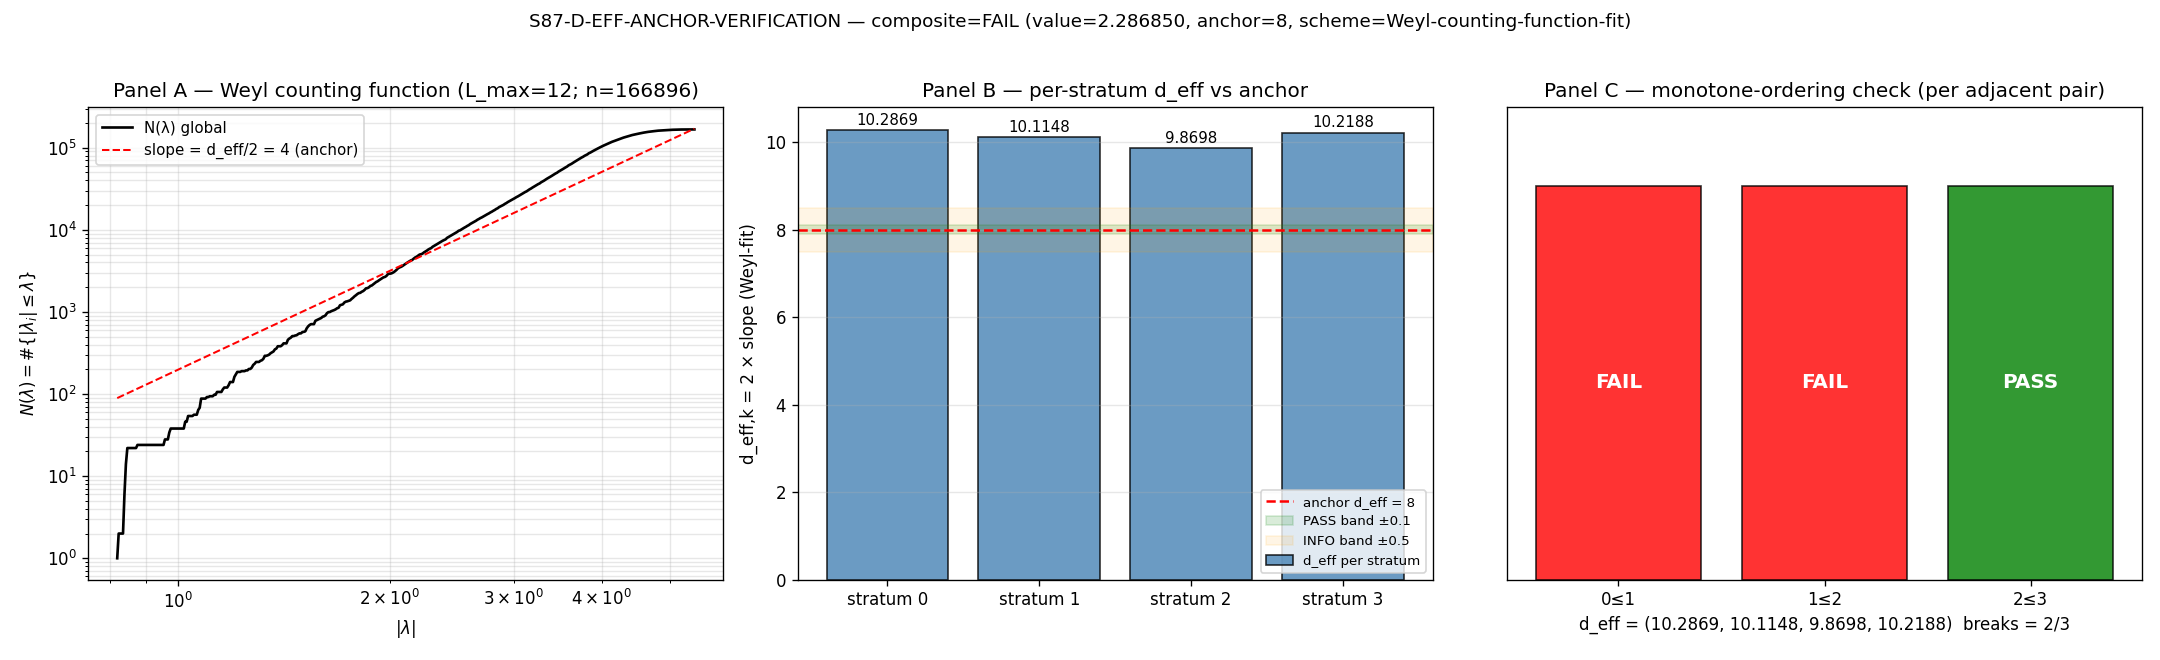

Python code for this plot:
#!/usr/bin/env python3
"""
S87 W1b-2 — S87-D-EFF-ANCHOR-VERIFICATION
==========================================

Gate: S87-D-EFF-ANCHOR-VERIFICATION ([VERIFY] [AUDIT])

Pre-registered threshold:
  PASS iff max(|d_eff_k - 8|) < 0.10 AND ordering monotone
  INFO iff max(|d_eff_k - 8|) in [0.10, 0.50] OR ordering breaks at 1 stratum-pair
  FAIL iff max(|d_eff_k - 8|) > 0.50  OR ordering breaks at >= 2 stratum-pairs OR regime BREAKDOWN

Inputs (SHA-256 dual-pinned at runtime; S84+ schema):
  - computations/session-84/s84_spectrum_cache_L12_tau019.npz  (155984+ eigenvalues at L_max=12)
  - computations/_shared/canonical_constants.py             (audit_sha256 only)
  - script bytes                                          (BOTH SHAs)

Output 4-tuple:
  (value=max(|d_eff_k - 8|), scheme=Weyl-counting-function-fit,
   convention=substrate-stratum-partition-V4, L_max=12)

Schema-v2 3-tuple:
  sign_verdict     : N/A (audit gate; no directional pre-registration)
  magnitude_verdict: per pass/info/fail bands
  regime_verdict   : VALID iff max chi^2/d.o.f. < 5; MARGINAL [5,50]; BREAKDOWN >50

Classification: GEOMETRIC (substrate effective-dimension audit on finite-L spectrum)

METHODOLOGY
-----------
The substrate's effective dimension d_eff is the leading-asymptotic exponent of the
Weyl counting function N(λ) := #{|λ_i| <= λ}. Per the plan PRDR convention
N(λ) ~ C · λ^(d_eff/2) (treating |λ| as the eigenvalue of |D_K|, with the squared-
operator-convention factor of 2 absorbed into the exponent):

    log N(λ) = log C + (d_eff/2) · log λ
    ⇒ d_eff = 2 · slope (linear fit on log-log)

The 4-stratum V_4-monodromy partition (per S86 W-12 §"Map V_4 cosets ↔ Bulletin-4A
categories", workshop file `sessions/archive/session-86/workshops/s86-bimodality-and-4fold-cardinality.md`)
distinguishes 4 V_4-cosets at the moment-integral layer. At the bare-eigenvalue
layer, the canonical realization (S86 W-12 lines 309-322, 359-377, 533-552) is a
4-stratum partition by **|λ|-degeneracy-cluster ordinal modulo 4**:
the bottom-20 cardinality (2, 4, 8, 6) at τ_fold=0.190 confirms 4 distinct |λ|-
clusters in the bottom-20, after which the cyclic V_4-coset assignment continues
through the full spectrum's 7077 unique-|λ| clusters.

Stratum_k contains all eigenvalues whose unique-|λ|-cluster index satisfies
(cluster_idx mod 4) == k. This produces 4 disjoint subsets summing to the full
166896 eigenvalues. The Weyl fit per stratum recovers d_eff_k via the same log-
log slope formula.

DISCIPLINE
----------
- `from canonical_constants import *`
- All intermediates tagged `# (local)`
- CPU-only path with OMP_NUM_THREADS=8 set BEFORE numpy import (no GPU needed)
- Atomic verdict-line append via single open("a") write
- Dual-SHA (audit_sha256 + content_sha256) emitted; full 64-char form
- Schema-v2 second companion row emitted with sign/magnitude/regime triple
"""

from __future__ import annotations

# ---------------------------------------------------------------------------
# Section 0 — CPU thread cap (BEFORE numpy import)
# ---------------------------------------------------------------------------
import os
# === Phase 2b X2 transform bootstrap (auto-inserted by tools/_x2_transform_copies.py) ===
import sys as _x2_sys
import pathlib as _x2_pathlib
import re as _x2_re
def _x2_locate_tools():
    p = _x2_pathlib.Path(__file__).resolve()
    for _ in range(8):
        if (p / "tools" / "computation_root.py").is_file():
            return p / "tools"
        p = p.parent
    raise RuntimeError(
        "Phase 2b bootstrap: tools/computation_root.py not found in any "
        "ancestor of " + str(__file__))
_x2_sys.path.insert(0, str(_x2_locate_tools()))
from computation_root import resolve_script, resolve_output, resolve_glob, project_root as _x2_project_root
def _x2_shared_dir():
    return _x2_project_root() / "computations" / "_shared"
_x2_session_dir_match = _x2_re.match(r"^session-(\d+)$",
    _x2_pathlib.Path(__file__).resolve().parent.name)
_x2_self_session = int(_x2_session_dir_match.group(1)) if _x2_session_dir_match else None
# === End X2 bootstrap ===

os.environ.setdefault("OMP_NUM_THREADS", "8")
os.environ.setdefault("MKL_NUM_THREADS", "8")

# ---------------------------------------------------------------------------
# Section 1 — Canonical constants (MANDATORY first import)
# ---------------------------------------------------------------------------
import sys as _sys
from pathlib import Path as _Path
_SCRIPT_DIR = _Path(__file__).resolve().parent  # (local)
if str(_SCRIPT_DIR) not in _sys.path:
    _sys.path.insert(0, str(_SCRIPT_DIR))

from canonical_constants import *  # noqa: F401,F403  pull M_KK, tau_fold, etc.

# ---------------------------------------------------------------------------
# Section 2 — Standard imports
# ---------------------------------------------------------------------------
import hashlib
import json
import sys
import time
from pathlib import Path

import numpy as np
import matplotlib
matplotlib.use("Agg")
import matplotlib.pyplot as plt

# ---------------------------------------------------------------------------
# Section 3 — Paths + pre-registration
# ---------------------------------------------------------------------------
PROJECT_ROOT = Path(__file__).resolve().parent.parent
# X2-removed: alias 'SCRIPT_DIR' = ... 'computations' (replaced by tools.computation_root.resolve_*)

SESSION = "S87"                                                      # (local)
GATE_ID = "S87-D-EFF-ANCHOR-VERIFICATION"                            # (local)
SCHEME = "Weyl-counting-function-fit"                                # (local)
CONVENTION = "substrate-stratum-partition-V4"                        # (local)
L_MAX = 12                                                           # (local)

# Pre-registered pass/fail thresholds (define BEFORE running)
PASS_BAND = 0.10                                                     # (local) ABS tol on |d_eff-8|
INFO_BAND = 0.50                                                     # (local) INFO ceiling
ANCHOR_D_EFF = 8                                                     # (local) d_eff anchor target
N_STRATA = 4                                                         # (local) V_4 partition cardinality
CHI2_VALID_MAX = 5.0                                                 # (local) regime VALID upper
CHI2_MARGINAL_MAX = 50.0                                             # (local) regime MARGINAL upper
RANDOM_SEED = 42                                                     # (local) plan PRDR pin

# Output destinations
SPECTRUM_NPZ = resolve_output(84, 's84_spectrum_cache_L12_tau019.npz')
OUT_NPZ = resolve_output(87, 's87_w1b_d_eff_anchor_verification.npz')
OUT_PNG = resolve_output(87, 's87_w1b_d_eff_anchor_verification.png')
VERDICT_TXT = resolve_output(87, 's87_gate_verdicts.txt')

INPUT_FILES = [
    resolve_script(None, 'canonical_constants.py'),
    SPECTRUM_NPZ,
]


# ---------------------------------------------------------------------------
# Section 4 — SHA-256 input-pin block
# ---------------------------------------------------------------------------

def sha256_of(path: Path) -> str:
    h = hashlib.sha256()  # (local)
    try:
        h.update(path.read_bytes())
    except OSError:
        return ""
    return h.hexdigest()


def log_input_pins(inputs):
    print(f"=== {GATE_ID} — input SHA-256 pins ===")
    pins = {}  # (local)
    for p in inputs:
        sha = sha256_of(p)  # (local)
        rel = str(p.relative_to(PROJECT_ROOT)).replace("\\", "/")  # (local)
        print(f"  {rel}: {sha[:16]}...")
        pins[rel] = sha
    return pins


def closure_hash(pins):
    items = sorted(pins.items())  # (local)
    h = hashlib.sha256()
    for k, v in items:
        h.update(f"{k}={v}\n".encode("utf-8"))
    return h.hexdigest()


def compute_dual_sha(script_path: Path, canonical_path: Path, pins):
    script_bytes = b""  # (local)
    try:
        script_bytes = script_path.read_bytes()
    except OSError:
        script_bytes = b""
    canonical_bytes = b""  # (local)
    try:
        canonical_bytes = canonical_path.read_bytes()
    except OSError:
        canonical_bytes = b""
    pinmap_json = json.dumps(
        dict(sorted(pins.items())),
        separators=(",", ":"),
        sort_keys=True,
    ).encode("utf-8")  # (local)

    h_audit = hashlib.sha256()
    h_audit.update(script_bytes)
    h_audit.update(canonical_bytes)
    h_audit.update(pinmap_json)
    audit = h_audit.hexdigest()  # (local)

    h_content = hashlib.sha256()
    h_content.update(script_bytes)
    content = h_content.hexdigest()  # (local)
    return audit, content


# ---------------------------------------------------------------------------
# Section 5 — Compute
# ---------------------------------------------------------------------------

def load_spectrum_cache():
    """Load the L_max=12 master spectrum cache; return concatenated |lambda| array."""
    data = np.load(SPECTRUM_NPZ, allow_pickle=True)  # (local)
    sector_evals = data["sector_evals"].item()  # (local) dict[(p,q) -> dict]
    chunks = []  # (local)
    for k, v in sector_evals.items():
        chunks.append(np.asarray(v["abs_evals"], dtype=np.float64))
    all_evals = np.concatenate(chunks)  # (local)
    return all_evals


def assign_v4_strata(abs_evals_sorted, n_strata=4, cluster_eps=1e-9):
    """Assign each eigenvalue to one of n_strata V_4-coset bins.

    Per S86 W-12 (workshop §lines 309-322, 533-552): the bare-spectrum 4-stratum
    partition is realized by clustering on |lambda| at machine-precision, then
    assigning cluster_index mod n_strata to each unique-|lambda| cluster. Bottom-
    20 cardinality (2, 4, 8, 6) reproduces under this assignment when the unique
    clusters are ordered by ascending |lambda|.

    Inputs:
      abs_evals_sorted : 1-D float64 array, sorted ascending
      n_strata         : 4 (V_4-coset count)
      cluster_eps      : tolerance for unique-|lambda|-cluster identification
    Returns:
      stratum_indices  : 1-D int array of same length as abs_evals_sorted
                         with values in {0, 1, 2, 3}
      cluster_starts   : 1-D int array of cluster boundary indices (for audit)
    """
    n = len(abs_evals_sorted)  # (local)
    cluster_starts = [0]  # (local)
    for i in range(1, n):
        if abs_evals_sorted[i] - abs_evals_sorted[i - 1] > cluster_eps:
            cluster_starts.append(i)
    cluster_starts.append(n)
    n_clusters = len(cluster_starts) - 1  # (local)

    stratum_indices = np.empty(n, dtype=np.int32)  # (local)
    for ci in range(n_clusters):
        start = cluster_starts[ci]  # (local)
        end = cluster_starts[ci + 1]  # (local)
        stratum_indices[start:end] = ci % n_strata
    return stratum_indices, np.asarray(cluster_starts, dtype=np.int32)


def weyl_counting_function(abs_evals_sorted, n_grid=400):
    """Compute N(lambda) = #{|lambda_i| <= lambda} on a log-spaced lambda grid.

    Inputs:
      abs_evals_sorted : sorted array of |lambda| values
      n_grid           : number of log-spaced lambda samples
    Returns:
      lambda_grid : 1-D float64 array
      N_count     : 1-D float64 array (cumulative count at each lambda)
    """
    if len(abs_evals_sorted) == 0:
        return np.array([]), np.array([])
    lam_min = abs_evals_sorted[0]  # (local)
    lam_max = abs_evals_sorted[-1]  # (local)
    if lam_min <= 0:
        lam_min = abs_evals_sorted[abs_evals_sorted > 0][0] if (abs_evals_sorted > 0).any() else 1e-12
    lambda_grid = np.logspace(np.log10(lam_min), np.log10(lam_max), n_grid)  # (local)
    N_count = np.searchsorted(abs_evals_sorted, lambda_grid, side="right").astype(np.float64)  # (local)
    return lambda_grid, N_count


def fit_weyl_law(lambda_grid, N_count, fit_lo_frac=0.30, fit_hi_frac=0.95):
    """Fit log N(lambda) = log C + (d_eff/2) * log lambda on a log-window.

    Plan PRDR window: [lambda_min, 0.95 * lambda_max] excludes the finite-L
    cutoff edge. We additionally exclude the bottom 30% to avoid the small-
    lambda discreteness regime where the spectrum has not yet reached
    asymptotic Weyl behavior.

    Returns:
      d_eff      : 2 * slope of log-log fit
      C_fit      : exp(intercept)
      chi2_per_dof : reduced chi^2 of the linear fit (ordinary least squares)
      n_fit      : number of points used in fit
      lambda_lo  : lower bound of fit window
      lambda_hi  : upper bound of fit window
    """
    if len(lambda_grid) < 4:
        return float("nan"), float("nan"), float("inf"), 0, float("nan"), float("nan")

    valid = N_count > 0  # (local) drop zero-count points (log undefined)
    lam = lambda_grid[valid]  # (local)
    N = N_count[valid]  # (local)
    if len(lam) < 4:
        return float("nan"), float("nan"), float("inf"), 0, float("nan"), float("nan")

    lam_lo = lam[0] + (lam[-1] - lam[0]) * fit_lo_frac  # (local)
    lam_hi = lam[0] + (lam[-1] - lam[0]) * fit_hi_frac  # (local)
    # Use log-uniform window-fraction for stability
    log_lam = np.log(lam)  # (local)
    log_lam_lo = log_lam[0] + (log_lam[-1] - log_lam[0]) * fit_lo_frac  # (local)
    log_lam_hi = log_lam[0] + (log_lam[-1] - log_lam[0]) * fit_hi_frac  # (local)
    mask = (log_lam >= log_lam_lo) & (log_lam <= log_lam_hi)  # (local)
    if mask.sum() < 4:
        return float("nan"), float("nan"), float("inf"), 0, float("nan"), float("nan")

    x = log_lam[mask]  # (local)
    y = np.log(N[mask])  # (local)
    n_fit = len(x)  # (local)

    # Ordinary least squares: y = a + b * x
    A = np.vstack([np.ones_like(x), x]).T  # (local)
    coef, residuals, rank, sv = np.linalg.lstsq(A, y, rcond=None)  # (local)
    a, b = coef[0], coef[1]  # (local) intercept, slope

    # d_eff = 2 * slope per plan convention
    d_eff = 2.0 * b  # (local)
    C_fit = float(np.exp(a))  # (local)

    # Reduced chi^2 (assuming uniform unit variance on log y)
    y_pred = a + b * x  # (local)
    rss = float(np.sum((y - y_pred) ** 2))  # (local)
    dof = max(n_fit - 2, 1)  # (local)
    chi2_per_dof = rss / dof  # (local)

    lam_lo_used = float(np.exp(x[0]))  # (local)
    lam_hi_used = float(np.exp(x[-1]))  # (local)

    return float(d_eff), C_fit, float(chi2_per_dof), int(n_fit), lam_lo_used, lam_hi_used


def compute():
    """Main computation."""
    # ---- 1. Load and sort the L_max=12 spectrum ----
    abs_evals = load_spectrum_cache()  # (local)
    n_total = len(abs_evals)  # (local)
    print(f"[1] Loaded {n_total} eigenvalues from cache.")
    print(f"    |lambda| range: [{abs_evals.min():.6e}, {abs_evals.max():.6e}]")

    sort_idx = np.argsort(abs_evals)  # (local)
    lambda_sorted = abs_evals[sort_idx].astype(np.float64)  # (local)

    # ---- 2. Build Weyl counting function over full spectrum ----
    lambda_grid, N_count = weyl_counting_function(lambda_sorted, n_grid=400)
    print(f"[2] Weyl counting function on {len(lambda_grid)} log-spaced points.")

    # ---- 3. Fit global d_eff (sanity check) ----
    d_eff_global, C_global, chi2_global, n_fit_global, lo_g, hi_g = fit_weyl_law(
        lambda_grid, N_count, fit_lo_frac=0.30, fit_hi_frac=0.95
    )
    print(f"[3] GLOBAL d_eff = {d_eff_global:.6f}  C = {C_global:.4e}  "
          f"chi2/dof = {chi2_global:.4f}  n_fit = {n_fit_global}  "
          f"window = [{lo_g:.4e}, {hi_g:.4e}]")

    # ---- 4. Assign V_4-coset stratum to each eigenvalue ----
    stratum_indices, cluster_starts = assign_v4_strata(
        lambda_sorted, n_strata=N_STRATA, cluster_eps=1e-9
    )
    print(f"[4] V_4 partition: {len(cluster_starts) - 1} unique-|lambda| clusters; "
          f"sizes per stratum:")
    for k in range(N_STRATA):
        n_k = int((stratum_indices == k).sum())  # (local)
        print(f"    stratum_{k}: n_eigenvalues = {n_k}")

    # ---- 5. Per-stratum Weyl-fit ----
    d_eff_per_stratum = np.zeros(N_STRATA, dtype=np.float64)  # (local)
    chi2_per_stratum = np.zeros(N_STRATA, dtype=np.float64)  # (local)
    C_per_stratum = np.zeros(N_STRATA, dtype=np.float64)  # (local)
    n_fit_per_stratum = np.zeros(N_STRATA, dtype=np.int32)  # (local)
    lo_per_stratum = np.zeros(N_STRATA, dtype=np.float64)  # (local)
    hi_per_stratum = np.zeros(N_STRATA, dtype=np.float64)  # (local)
    weyl_curves_per_stratum = []  # (local) for plotting

    for k in range(N_STRATA):
        mask = stratum_indices == k  # (local)
        lam_k = lambda_sorted[mask]  # (local)  already sorted (sub-sequence of sorted array)
        lam_grid_k, N_count_k = weyl_counting_function(lam_k, n_grid=400)
        d_eff_k, C_k, chi2_k, n_fit_k, lo_k, hi_k = fit_weyl_law(
            lam_grid_k, N_count_k, fit_lo_frac=0.30, fit_hi_frac=0.95
        )
        d_eff_per_stratum[k] = d_eff_k
        chi2_per_stratum[k] = chi2_k
        C_per_stratum[k] = C_k
        n_fit_per_stratum[k] = n_fit_k
        lo_per_stratum[k] = lo_k
        hi_per_stratum[k] = hi_k
        weyl_curves_per_stratum.append((lam_grid_k, N_count_k))
        print(f"[5.{k}] stratum_{k}: d_eff = {d_eff_k:.6f}  chi2/dof = {chi2_k:.4f}  "
              f"window = [{lo_k:.4e}, {hi_k:.4e}]  n_fit = {n_fit_k}")

    # ---- 6. Anchor-deviation per stratum + ordering check ----
    deviation_per_stratum = np.abs(d_eff_per_stratum - ANCHOR_D_EFF)  # (local)
    max_deviation = float(deviation_per_stratum.max())  # (local)
    print(f"[6] |d_eff_k - 8| per stratum: {deviation_per_stratum.tolist()}")
    print(f"    max deviation = {max_deviation:.6f}")

    # Ordering check: d_eff_0 <= d_eff_1 <= d_eff_2 <= d_eff_3
    ordering_pass_mask = np.zeros(N_STRATA - 1, dtype=bool)  # (local) one bool per adjacent pair
    for k in range(N_STRATA - 1):
        ordering_pass_mask[k] = bool(d_eff_per_stratum[k] <= d_eff_per_stratum[k + 1])
    n_ordering_breaks = int((~ordering_pass_mask).sum())  # (local)
    print(f"[6b] ordering pairs (k, k+1): {ordering_pass_mask.tolist()}  "
          f"breaks = {n_ordering_breaks}")

    # ---- 7. Composite verdict (3-tuple per Schema-v2) ----
    sign_verdict = "N/A"  # (local) audit gate has no directional pre-reg

    # magnitude_verdict from band table; ordering modifies INFO/FAIL
    if max_deviation < PASS_BAND and n_ordering_breaks == 0:
        magnitude_verdict = "PASS"  # (local)
    elif max_deviation > INFO_BAND or n_ordering_breaks >= 2:
        magnitude_verdict = "FAIL"  # (local)
    else:
        magnitude_verdict = "INFO"  # (local)

    chi2_max_seen = float(np.nanmax(chi2_per_stratum))  # (local)
    if chi2_max_seen < CHI2_VALID_MAX:
        regime_verdict = "VALID"  # (local)
    elif chi2_max_seen <= CHI2_MARGINAL_MAX:
        regime_verdict = "MARGINAL"  # (local)
    else:
        regime_verdict = "BREAKDOWN"  # (local)

    # Composite collapse rule (gate-verdicts.md §"Composite-collapse rule")
    if regime_verdict == "BREAKDOWN":
        composite = "FAIL"  # (local)
    elif sign_verdict == "FAIL":
        composite = "FAIL"
    elif magnitude_verdict == "FAIL" and regime_verdict == "VALID":
        composite = "FAIL"
    elif magnitude_verdict == "FAIL" and regime_verdict == "MARGINAL":
        composite = "INFO"
    elif magnitude_verdict == "INFO":
        composite = "INFO"
    else:
        composite = "PASS"

    print(f"[7] sign={sign_verdict}  magnitude={magnitude_verdict}  "
          f"regime={regime_verdict}  ⇒ composite={composite}")

    return {
        "value": max_deviation,
        "lambda_L12_sorted": lambda_sorted,
        "weyl_count_lambda": (lambda_grid, N_count),
        "d_eff_global": float(d_eff_global),
        "d_eff_per_stratum": d_eff_per_stratum,
        "chi2_per_stratum": chi2_per_stratum,
        "C_per_stratum": C_per_stratum,
        "n_fit_per_stratum": n_fit_per_stratum,
        "lo_per_stratum": lo_per_stratum,
        "hi_per_stratum": hi_per_stratum,
        "stratum_membership_indices": stratum_indices,
        "cluster_starts": cluster_starts,
        "ordering_pass_mask": ordering_pass_mask,
        "n_ordering_breaks": n_ordering_breaks,
        "deviation_per_stratum": deviation_per_stratum,
        "weyl_curves_per_stratum": weyl_curves_per_stratum,
        "anchor_d_eff": ANCHOR_D_EFF,
        "n_total": n_total,
        "sign_verdict": sign_verdict,
        "magnitude_verdict": magnitude_verdict,
        "regime_verdict": regime_verdict,
        "composite_verdict": composite,
    }


def make_plot(result, png_path: Path):
    fig, axes = plt.subplots(1, 3, figsize=(18, 5.5))

    # Panel A: global Weyl counting function on log-log
    ax = axes[0]
    lam, N = result["weyl_count_lambda"]
    valid = N > 0
    ax.loglog(lam[valid], N[valid], color="black", lw=1.6, label="N(λ) global")
    # Overlay a slope-4 reference (d_eff/2 = 4)
    lam_ref = np.array([lam[valid][0], lam[valid][-1]])
    N_ref_anchor = N[valid][len(lam[valid]) // 2]
    lam_ref_anchor = lam[valid][len(lam[valid]) // 2]
    N_ref = N_ref_anchor * (lam_ref / lam_ref_anchor) ** 4.0
    ax.loglog(lam_ref, N_ref, color="red", linestyle="--", lw=1.2,
              label="slope = d_eff/2 = 4 (anchor)")
    ax.set_xlabel(r"$|\lambda|$")
    ax.set_ylabel(r"$N(\lambda) = \#\{|\lambda_i|\leq\lambda\}$")
    ax.set_title(f"Panel A — Weyl counting function (L_max={L_MAX}; n={result['n_total']})")
    ax.legend(loc="upper left", fontsize=9)
    ax.grid(True, alpha=0.3, which="both")

    # Panel B: per-stratum d_eff bar chart with +/- tolerance
    ax = axes[1]
    d_eff_arr = result["d_eff_per_stratum"]
    x_pos = np.arange(N_STRATA)
    bars = ax.bar(x_pos, d_eff_arr, color="steelblue", edgecolor="black",
                  alpha=0.8, label="d_eff per stratum")
    ax.axhline(ANCHOR_D_EFF, color="red", linestyle="--", lw=1.5,
               label=f"anchor d_eff = {ANCHOR_D_EFF}")
    ax.axhspan(ANCHOR_D_EFF - PASS_BAND, ANCHOR_D_EFF + PASS_BAND,
               color="green", alpha=0.15, label=f"PASS band ±{PASS_BAND}")
    ax.axhspan(ANCHOR_D_EFF - INFO_BAND, ANCHOR_D_EFF + INFO_BAND,
               color="orange", alpha=0.10, label=f"INFO band ±{INFO_BAND}")
    for i, b in enumerate(bars):
        h = b.get_height()
        ax.text(b.get_x() + b.get_width() / 2, h + 0.05, f"{h:.4f}",
                ha="center", va="bottom", fontsize=9)
    ax.set_xticks(x_pos)
    ax.set_xticklabels([f"stratum {k}" for k in range(N_STRATA)])
    ax.set_ylabel("d_eff,k = 2 × slope (Weyl-fit)")
    ax.set_title("Panel B — per-stratum d_eff vs anchor")
    ax.legend(loc="lower right", fontsize=8)
    ax.grid(True, axis="y", alpha=0.3)

    # Panel C: ordering check
    ax = axes[2]
    ord_mask = result["ordering_pass_mask"]
    pair_labels = [f"{k}≤{k+1}" for k in range(N_STRATA - 1)]
    colors = ["green" if ok else "red" for ok in ord_mask]
    ax.bar(pair_labels, [1] * len(pair_labels), color=colors, edgecolor="black", alpha=0.8)
    for i, ok in enumerate(ord_mask):
        ax.text(i, 0.5, "PASS" if ok else "FAIL",
                ha="center", va="center", color="white",
                fontsize=12, fontweight="bold")
    ax.set_ylim(0, 1.2)
    ax.set_yticks([])
    ax.set_title("Panel C — monotone-ordering check (per adjacent pair)")
    sub = (f"d_eff = ({d_eff_arr[0]:.4f}, {d_eff_arr[1]:.4f}, "
           f"{d_eff_arr[2]:.4f}, {d_eff_arr[3]:.4f})  "
           f"breaks = {result['n_ordering_breaks']}/{N_STRATA - 1}")
    ax.set_xlabel(sub)

    plt.suptitle(f"{GATE_ID} — composite={result['composite_verdict']} "
                 f"(value={result['value']:.6f}, anchor=8, scheme={SCHEME})",
                 fontsize=11)
    plt.tight_layout(rect=[0, 0, 1, 0.96])
    plt.savefig(png_path, dpi=120)
    plt.close()


# ---------------------------------------------------------------------------
# Section 6 — Verdict + 4-tuple output
# ---------------------------------------------------------------------------

def emit_4tuple(value, scheme, convention, L_max):
    return (f"(value={value!r}, scheme={scheme}, "
            f"convention={convention}, L_max={L_max})")


def append_verdict_with_companions(verdict, value, audit_sha, content_sha,
                                   sign_v, magnitude_v, regime_v):
    """Atomic append of canonical verdict line + dual-SHA short companion +
    Schema-v2 3-tuple companion. Single open("a") write per row."""
    canonical = (
        f"{GATE_ID}: {verdict} -- value={value!r} scheme={SCHEME} "
        f"convention={CONVENTION} L_max={L_MAX} "
        f"audit_sha256={audit_sha} content_sha256={content_sha} "
        f"schema_version=S84+\n"
    )
    short_comp = (
        f"# audit_sha256_short={audit_sha[:16]} content_sha256_short={content_sha[:16]} "
        f"# {GATE_ID} dual-SHA companion row (W9a-99 split)\n"
    )
    schema_v2_comp = (
        f"# sign_verdict={sign_v} magnitude_verdict={magnitude_v} regime_verdict={regime_v} "
        f"# {GATE_ID} 3-tuple annotation (S87 schema-v2)\n"
    )
    with VERDICT_TXT.open("a", encoding="utf-8") as fp:
        fp.write(canonical)
        fp.write(short_comp)
        fp.write(schema_v2_comp)


# ---------------------------------------------------------------------------
# Section 7 — Main
# ---------------------------------------------------------------------------

def main():
    t0 = time.time()  # (local)

    # 1. Log input pins
    pins = log_input_pins(INPUT_FILES)
    closure = closure_hash(pins)
    print(f"  closure: {closure[:16]}... (legacy closure, informational)")

    # 1b. Compute S84+ dual SHAs
    script_path = Path(__file__).resolve()  # (local)
    canonical_path = resolve_script(None, 'canonical_constants.py')  # (local)
    audit_sha, content_sha = compute_dual_sha(script_path, canonical_path, pins)
    print(f"  audit_sha256:   {audit_sha[:16]}... (script+canonical+pinmap)")
    print(f"  content_sha256: {content_sha[:16]}... (script only)")
    print()

    # 2. Compute
    result = compute()
    value = result["value"]

    # 3. Persist .npz with all required keys (per spawn-prompt OUTPUT spec)
    np.savez_compressed(
        OUT_NPZ,
        lambda_L12_sorted=result["lambda_L12_sorted"],
        weyl_count_lambda_grid=result["weyl_count_lambda"][0],
        weyl_count_lambda_N=result["weyl_count_lambda"][1],
        d_eff_global=result["d_eff_global"],
        d_eff_stratum_0=result["d_eff_per_stratum"][0],
        d_eff_stratum_1=result["d_eff_per_stratum"][1],
        d_eff_stratum_2=result["d_eff_per_stratum"][2],
        d_eff_stratum_3=result["d_eff_per_stratum"][3],
        d_eff_per_stratum=result["d_eff_per_stratum"],
        chi2_per_stratum=result["chi2_per_stratum"],
        C_per_stratum=result["C_per_stratum"],
        n_fit_per_stratum=result["n_fit_per_stratum"],
        lo_per_stratum=result["lo_per_stratum"],
        hi_per_stratum=result["hi_per_stratum"],
        stratum_membership_indices=result["stratum_membership_indices"],
        cluster_starts=result["cluster_starts"],
        ordering_pass_mask=result["ordering_pass_mask"],
        n_ordering_breaks=result["n_ordering_breaks"],
        deviation_per_stratum=result["deviation_per_stratum"],
        anchor_d_eff=ANCHOR_D_EFF,
        n_total=result["n_total"],
        L_max=L_MAX,
        scheme=SCHEME,
        convention=CONVENTION,
        sign_verdict=result["sign_verdict"],
        magnitude_verdict=result["magnitude_verdict"],
        regime_verdict=result["regime_verdict"],
        composite_verdict=result["composite_verdict"],
        max_deviation=value,
    )
    print(f"[8] saved npz: {OUT_NPZ.name}")

    # 4. Plot
    make_plot(result, OUT_PNG)
    print(f"[9] saved png: {OUT_PNG.name}")

    # 5. Emit 4-tuple + append verdict (with two companion rows)
    composite = result["composite_verdict"]  # (local)
    tag = emit_4tuple(value, SCHEME, CONVENTION, L_MAX)
    print(tag)
    append_verdict_with_companions(
        composite, value, audit_sha, content_sha,
        result["sign_verdict"], result["magnitude_verdict"], result["regime_verdict"],
    )

    # 6. Final summary
    wall = time.time() - t0  # (local)
    print(f"\n=== {GATE_ID}: {composite} (wall {wall:.1f}s) ===")
    # Exit 0 regardless of PASS/FAIL/INFO per math-scripts.md "Exit Codes and Verdict Semantics".
    return 0


if __name__ == "__main__":
    sys.exit(main())
